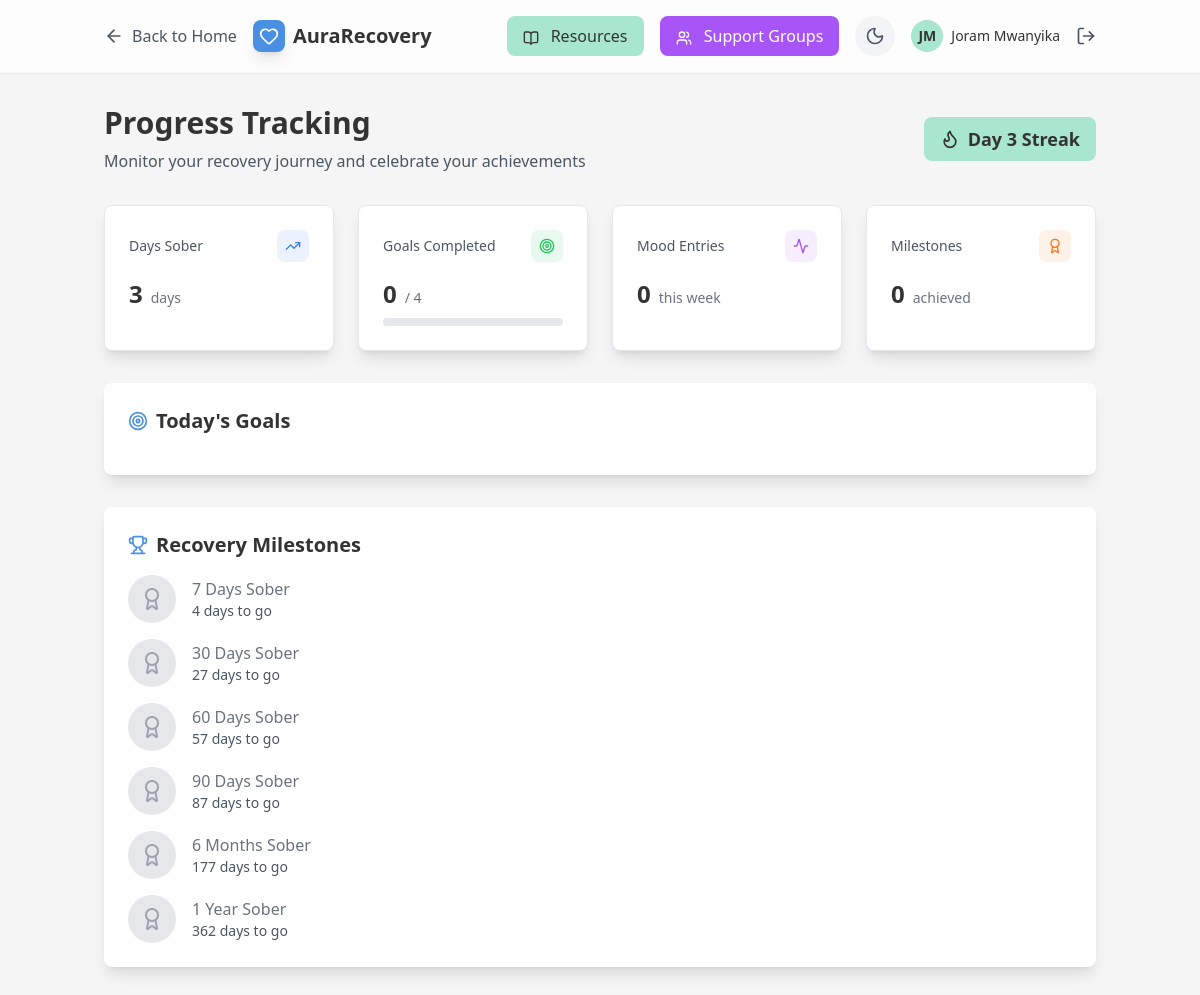
Page /progress (signed in) on the committed database.
### app.py (models this page shows)
class User(UserMixin, db.Model):
    id = db.Column(db.Integer, primary_key=True)
    first_name = db.Column(db.String(100), nullable=False)
    last_name = db.Column(db.String(100), nullable=False)
    email = db.Column(db.String(120), unique=True, nullable=False)
    password_hash = db.Column(db.String(200), nullable=False)
    date_of_birth = db.Column(db.Date)
    country = db.Column(db.String(100))
    language = db.Column(db.String(50))
    user_type = db.Column(db.String(50))
    recovery_goals = db.Column(db.Text)  # JSON string
    created_at = db.Column(db.DateTime, default=datetime.utcnow)
    sobriety_start_date = db.Column(db.Date, default=datetime.utcnow().date())
    city = db.Column(db.String(100))
    state = db.Column(db.String(100))
    latitude = db.Column(db.Float)
    longitude = db.Column(db.Float)
    mood_entries = db.relationship('MoodEntry', backref='user', lazy=True)
    daily_goals = db.relationship('DailyGoal', backref='user', lazy=True)
    milestones = db.relationship('Milestone', backref='user', lazy=True)
    journal_entries = db.relationship('JournalEntry', backref='user', lazy=True)
    group_memberships = db.relationship('GroupMembership', backref='user', lazy=True)
    chat_messages = db.relationship('ChatMessage', backref='user', lazy=True)

class Milestone(db.Model):
    id = db.Column(db.Integer, primary_key=True)
    user_id = db.Column(db.Integer, db.ForeignKey('user.id'), nullable=False)
    title = db.Column(db.String(200), nullable=False)
    description = db.Column(db.Text)
    target_days = db.Column(db.Integer)
    achieved = db.Column(db.Boolean, default=False)
    achieved_at = db.Column(db.DateTime)

### app.py (the view)
@app.route('/progress')
@login_required
def progress():
    stats = get_user_stats(current_user)
    today_goals = DailyGoal.query.filter(
        DailyGoal.user_id == current_user.id,
        DailyGoal.date == datetime.utcnow().date()
    ).all()
    week_ago = datetime.utcnow() - timedelta(days=7)
    mood_entries = MoodEntry.query.filter(
        MoodEntry.user_id == current_user.id,
        MoodEntry.created_at >= week_ago
    ).order_by(MoodEntry.created_at.desc()).all()
    milestones = Milestone.query.filter_by(user_id=current_user.id).all()
    sobriety_days = stats['sobriety_days']
    for milestone in milestones:
        if not milestone.achieved and sobriety_days >= milestone.target_days:
            milestone.achieved = True
            milestone.achieved_at = datetime.utcnow()
    db.session.commit()
    return render_template('progress.html',
                         user=current_user,
                         stats=stats,
                         today_goals=today_goals,
                         mood_entries=mood_entries,
                         milestones=milestones)

### app.py (called while the page is built)
@login_manager.user_loader
def load_user(user_id):
    return User.query.get(int(user_id))

def calculate_sobriety_days(user):
    if user.sobriety_start_date:
        return (datetime.utcnow().date() - user.sobriety_start_date).days + 1
    return 0

### templates/progress.html (shortened to what this page needs)
{% extends "base.html" %}
{% block content %}
<div class="min-h-screen bg-aura-gray dark:bg-gray-900 transition-colors duration-300">
    <header class="bg-white/80 dark:bg-gray-900/80 backdrop-blur-xl shadow-sm border-b border-gray-200/20 dark:border-gray-700/20">
        <div class="container mx-auto px-4 py-4 flex items-center justify-between">
            <div class="flex items-center space-x-4">
                <a href="{{ url_for('index') }}" class="flex items-center space-x-2 text-gray-600 dark:text-gray-300 hover:text-aura-blue transition-colors">
                    <i data-lucide="arrow-left" class="w-5 h-5"></i>
                    <span>Back to Home</span>
                </a>
                <div class="flex items-center space-x-2">
                    <div class="w-8 h-8 bg-aura-blue rounded-lg flex items-center justify-center shadow-lg">
                        <i data-lucide="heart" class="w-5 h-5 text-white"></i>
                    </div>
                    <span class="text-xl font-bold text-aura-charcoal dark:text-white">AuraRecovery</span>
                </div>
            </div>
            <div class="flex items-center space-x-4">
                <a href="{{ url_for('resources') }}" class="bg-aura-green hover:bg-aura-green-dark text-aura-charcoal px-4 py-2 rounded-lg transition-colors font-medium">
                    <i data-lucide="book-open" class="w-4 h-4 mr-2 inline"></i>
                    Resources
                </a>
                <a href="{{ url_for('support_groups') }}" class="bg-purple-500 hover:bg-purple-600 text-white px-4 py-2 rounded-lg transition-colors font-medium">
                    <i data-lucide="users" class="w-4 h-4 mr-2 inline"></i>
                    Support Groups
                </a>
                <button onclick="toggleDarkMode()" class="w-10 h-10 rounded-full bg-gray-100 dark:bg-gray-800 hover:bg-gray-200 dark:hover:bg-gray-700 transition-all duration-300 flex items-center justify-center">
                    <i data-lucide="moon" class="w-5 h-5 text-gray-600 block dark:hidden"></i>
                </button>
                <div class="flex items-center space-x-2">
                    <div class="w-8 h-8 bg-aura-green rounded-full flex items-center justify-center">
                        <span class="text-sm font-bold text-aura-charcoal">{{ current_user.first_name[0] }}{{ current_user.last_name[0] }}</span>
                    </div>
                    <span class="text-sm font-medium text-aura-charcoal dark:text-white">{{ current_user.first_name }} {{ current_user.last_name }}</span>
                </div>
                <a href="{{ url_for('logout') }}" class="text-gray-600 dark:text-gray-300 hover:text-red-500 transition-colors">
                    <i data-lucide="log-out" class="w-5 h-5"></i>
                </a>
            </div>
        </div>
    </header>
    <div class="container mx-auto px-4 py-8">
        <div class="mb-8">
            <div class="flex items-center justify-between mb-4">
                <div>
                    <h1 class="text-3xl font-bold text-aura-charcoal dark:text-white mb-2">Progress Tracking</h1>
                    <p class="text-gray-600 dark:text-gray-300">
                        Monitor your recovery journey and celebrate your achievements
                    </p>
                </div>
                <div class="flex items-center space-x-4">
                    <div class="bg-aura-green text-aura-charcoal px-4 py-2 text-lg font-semibold rounded-lg flex items-center">
                        <i data-lucide="flame" class="w-5 h-5 mr-2"></i>
                        Day {{ stats.sobriety_days }} Streak
                    </div>
                </div>
            </div>
        </div>
        <div class="grid grid-cols-1 md:grid-cols-2 lg:grid-cols-4 gap-6 mb-8">
            <div class="bg-white dark:bg-gray-800 rounded-lg shadow-lg hover:shadow-xl transition-all duration-300 border border-gray-200 dark:border-gray-700">
                <div class="p-6">
                    <div class="flex items-center justify-between mb-4">
                        <h3 class="text-sm font-medium text-gray-600 dark:text-gray-400">Days Sober</h3>
                        <div class="w-8 h-8 bg-blue-500/10 rounded-lg flex items-center justify-center">
                            <i data-lucide="trending-up" class="w-4 h-4 text-blue-500"></i>
                        </div>
                    </div>
                    <div class="space-y-2">
                        <div class="flex items-baseline space-x-2">
                            <span class="text-2xl font-bold text-aura-charcoal dark:text-white">{{ stats.sobriety_days }}</span>
                            <span class="text-sm text-gray-500 dark:text-gray-400">days</span>
                        </div>
                    </div>
                </div>
            </div>
            <div class="bg-white dark:bg-gray-800 rounded-lg shadow-lg hover:shadow-xl transition-all duration-300 border border-gray-200 dark:border-gray-700">
                <div class="p-6">
                    <div class="flex items-center justify-between mb-4">
                        <h3 class="text-sm font-medium text-gray-600 dark:text-gray-400">Goals Completed</h3>
                        <div class="w-8 h-8 bg-green-500/10 rounded-lg flex items-center justify-center">
                            <i data-lucide="target" class="w-4 h-4 text-green-500"></i>
                        </div>
                    </div>
                    <div class="space-y-2">
                        <div class="flex items-baseline space-x-2">
                            <span class="text-2xl font-bold text-aura-charcoal dark:text-white">{{ stats.goals_completed }}</span>
                            <span class="text-sm text-gray-500 dark:text-gray-400">/ {{ stats.total_goals }}</span>
                        </div>
                        <div class="w-full bg-gray-200 dark:bg-gray-700 rounded-full h-2">
                        </div>
                    </div>
                </div>
            </div>
            <div class="bg-white dark:bg-gray-800 rounded-lg shadow-lg hover:shadow-xl transition-all duration-300 border border-gray-200 dark:border-gray-700">
                <div class="p-6">
                    <div class="flex items-center justify-between mb-4">
                        <h3 class="text-sm font-medium text-gray-600 dark:text-gray-400">Mood Entries</h3>
                        <div class="w-8 h-8 bg-purple-500/10 rounded-lg flex items-center justify-center">
                            <i data-lucide="activity" class="w-4 h-4 text-purple-500"></i>
                        </div>
                    </div>
                    <div class="space-y-2">
                        <div class="flex items-baseline space-x-2">
                            <span class="text-2xl font-bold text-aura-charcoal dark:text-white">{{ stats.mood_entries }}</span>
                            <span class="text-sm text-gray-500 dark:text-gray-400">this week</span>
                        </div>
                    </div>
                </div>
            </div>
            <div class="bg-white dark:bg-gray-800 rounded-lg shadow-lg hover:shadow-xl transition-all duration-300 border border-gray-200 dark:border-gray-700">
                <div class="p-6">
                    <div class="flex items-center justify-between mb-4">
                        <h3 class="text-sm font-medium text-gray-600 dark:text-gray-400">Milestones</h3>
                        <div class="w-8 h-8 bg-orange-500/10 rounded-lg flex items-center justify-center">
                            <i data-lucide="award" class="w-4 h-4 text-orange-500"></i>
                        </div>
                    </div>
                    <div class="space-y-2">
                        <div class="flex items-baseline space-x-2">
                            <span class="text-2xl font-bold text-aura-charcoal dark:text-white">{{ stats.milestones_achieved }}</span>
                            <span class="text-sm text-gray-500 dark:text-gray-400">achieved</span>
                        </div>
                    </div>
                </div>
            </div>
        </div>
        <div class="bg-white dark:bg-gray-800 rounded-lg shadow-lg p-6 mb-8">
            <h2 class="text-xl font-bold text-aura-charcoal dark:text-white mb-4 flex items-center">
                <i data-lucide="target" class="w-5 h-5 mr-2 text-aura-blue"></i>
                Today's Goals
            </h2>
        </div>
        <div class="bg-white dark:bg-gray-800 rounded-lg shadow-lg p-6">
            <h2 class="text-xl font-bold text-aura-charcoal dark:text-white mb-4 flex items-center">
                <i data-lucide="trophy" class="w-5 h-5 mr-2 text-aura-blue"></i>
                Recovery Milestones
            </h2>
            <div class="space-y-4">
                {% for milestone in milestones %}
                <div class="flex items-center space-x-4">
                    <div class="w-12 h-12 rounded-full flex items-center justify-center {% if milestone.achieved %}bg-aura-green text-white{% else %}bg-gray-200 dark:bg-gray-700 text-gray-400{% endif %}">
                        <i data-lucide="award" class="w-6 h-6"></i>
                    </div>
                    <div class="flex-1">
                        <h4 class="font-medium {% if milestone.achieved %}text-aura-charcoal dark:text-white{% else %}text-gray-500 dark:text-gray-400{% endif %}">
                            {{ milestone.title }}
                        </h4>
                        <p class="text-sm text-gray-600 dark:text-gray-400">
                            {% if milestone.achieved %}
                                Achieved {{ milestone.achieved_at.strftime('%B %d, %Y') }}
                            {% else %}
                                {{ milestone.target_days - stats.sobriety_days }} days to go
                            {% endif %}
                        </p>
                    </div>
                </div>
                {% endfor %}
            </div>
        </div>
    </div>
</div>
{% endblock %}

### templates/base.html (style rules this page uses)
.transition-all { transition: all 0.3s ease; }
.backdrop-blur-xl { backdrop-filter: blur(24px); }

### rows in the picture
User: first_name "J", last_name "M", first_name "Joram", last_name "Mwanyika"
Milestone: title "7 Days Sober", milestone.target_days-stats.sobriety_days "4"
Milestone: title "30 Days Sober", milestone.target_days-stats.sobriety_days "27"
Milestone: title "60 Days Sober", milestone.target_days-stats.sobriety_days "57"
Milestone: title "90 Days Sober", milestone.target_days-stats.sobriety_days "87"
Milestone: title "6 Months Sober", milestone.target_days-stats.sobriety_days "177"
Milestone: title "1 Year Sober", milestone.target_days-stats.sobriety_days "362"

### other values in the picture
{{ stats.sobriety_days }} "3"
{{ stats.goals_completed }} "0"
{{ stats.total_goals }} "4"
{{ stats.mood_entries }} "0"
{{ stats.milestones_achieved }} "0"
